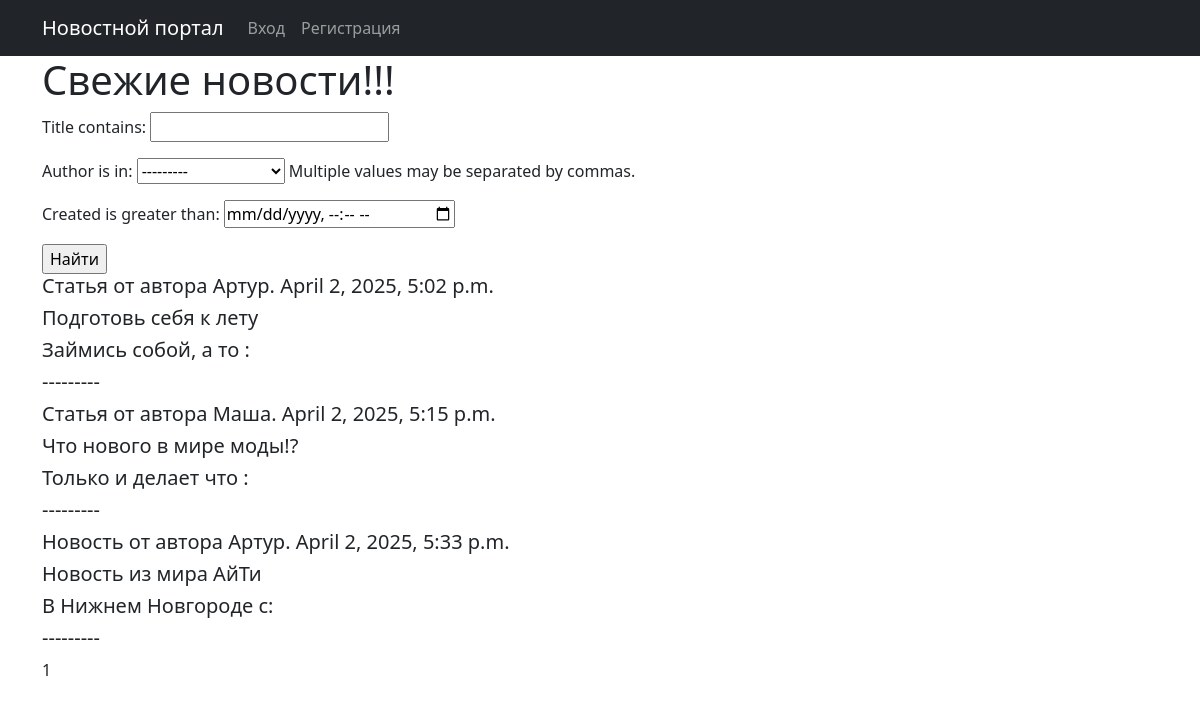
Before: /news/ with the older database file.
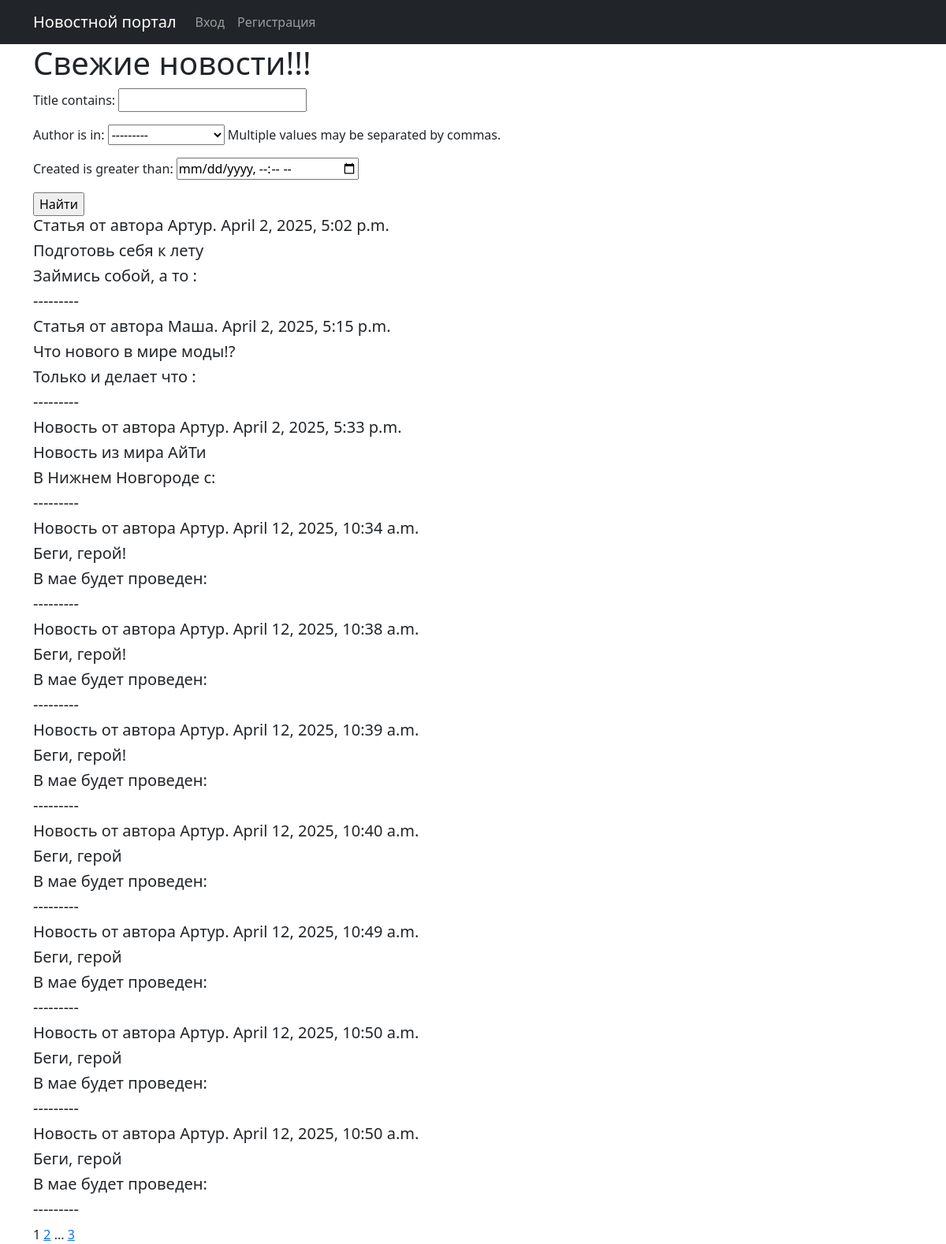
After: the same page with the newer database file.
### news/models.py (models this page shows, shortened)
class Post(models.Model):
    news = 'news'
    article = 'article'
    POSITIONS = [(news, 'Новость'), (article, 'Статья')]
    positions = models.CharField(max_length = 7,
                                choices = POSITIONS,
                                default = news)
    author = models.ForeignKey(Author, on_delete = models.CASCADE, related_name = 'posts')
    created = models.DateTimeField(auto_now_add = True)
    category = models.ManyToManyField('Category', through = 'PostCategory')
    title = models.CharField(max_length = 50)
    content = models.TextField()
    rating = models.IntegerField(default = 0)
    def preview(self):
        return f'{self.content[:20]}:'

class Author(models.Model):
    user = models.OneToOneField(User, on_delete=models.CASCADE)
    rating = models.IntegerField(default = 0)

### news/views.py (the view)
# urls.py: path('', PostList.as_view(), name='news_list'),
class PostList(ListView):
    model = Post
    template_name = 'news.html'
    context_object_name = 'news'
    paginate_by = 10
    def get_queryset(self):
        queryset = super().get_queryset()
        self.filterset = PostFilter(self.request.GET, queryset=queryset)
        return self.filterset.qs
    def get_context_data(self, **kwargs):
        context = super().get_context_data(**kwargs)
        context['filterset'] = self.filterset
        return context

### templates/news.html (shortened to what this page needs)
{% extends 'flatpages/default.html' %}
{% load custom_filters %}
{% load custom_tags %}
{% block content %}
<h1>Свежие новости!!!</h1>
   <form action="" method="get">
       {{ filterset.form.as_p }}
       <input type="submit" value="Найти" />
   </form>
{% for i in object_list %}
<h5>{{ i.get_positions_display }} от автора {{ i.author.user }}. {{ i.created }}</h5>
<h5>{{i.title}}</h5>
<h5>{{i.preview}}</h5>
<h5>---------</h5>
{% endfor %}
   {{ page_obj.number }}
   {% if page_obj.has_next %}
       <a href="?page={{ page_obj.next_page_number }}">{{ page_obj.next_page_number }}</a>
       {% if paginator.num_pages != page_obj.next_page_number %}
           ...
           <a href="?page={{ page_obj.paginator.num_pages }}">{{ page_obj.paginator.num_pages }}</a>
       {% endif %}
   {% endif %}
{% endblock content %}

### templates/flatpages/default.html (shortened to what this page needs)
<!DOCTYPE html>
<html lang="en">
    <head>
        {% load static %}
        <link href="{% static 'css/styles.css' %}" rel="stylesheet" />
    </head>
    <body>
        <nav class="navbar navbar-expand-lg navbar-dark bg-dark static-top">
           <div class="container">
               <a class="navbar-brand" href="/news/">Новостной портал</a>
               <div class="collapse navbar-collapse" id="navbarResponsive">
                   <ul class="navbar-nav ml-auto">
                       <li class="nav-item">
                           <a class="nav-link" href="/sign/login/">Вход</a>
                       </li>
                       <li class="nav-item">
                           <a class="nav-link" href="/sign/signup/">Регистрация</a>
                       </li>
                   </ul>
               </div>
           </div>
        </nav>
        <div class="container">
        {% block content %}
        {% endblock content %}
        </div>
    </body>
</html>

Changed rows visible on the page:
added Post: positions "Новость", author.user "Артур", created "April 12, 2025, 10:34 a.m.", title "Беги, герой!", preview "В мае будет проведен:"
added Post: positions "Новость", author.user "Артур", created "April 12, 2025, 10:38 a.m.", title "Беги, герой!", preview "В мае будет проведен:"
added Post: positions "Новость", author.user "Артур", created "April 12, 2025, 10:39 a.m.", title "Беги, герой!", preview "В мае будет проведен:"
added Post: positions "Новость", author.user "Артур", created "April 12, 2025, 10:40 a.m.", title "Беги, герой", preview "В мае будет проведен:"
added Post: positions "Новость", author.user "Артур", created "April 12, 2025, 10:49 a.m.", title "Беги, герой", preview "В мае будет проведен:"
added Post: positions "Новость", author.user "Артур", created "April 12, 2025, 10:50 a.m.", title "Беги, герой", preview "В мае будет проведен:"
added Post: positions "Новость", author.user "Артур", created "April 12, 2025, 10:50 a.m.", title "Беги, герой", preview "В мае будет проведен:"
Other visible differences:
{{ page_obj.next_page_number }}: (not shown) → "2"
{{ page_obj.paginator.num_pages }}: (not shown) → "3"
